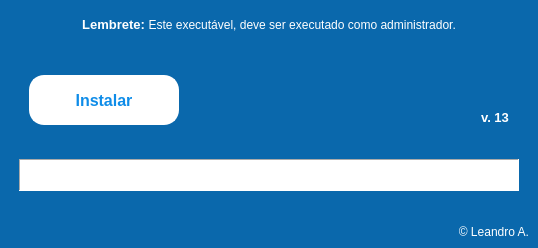
<?xml version="1.0" encoding="UTF-8"?>
<ui version="4.0">
 <class>MainWindow</class>
 <widget class="QMainWindow" name="MainWindow">
  <property name="geometry">
   <rect>
    <x>0</x>
    <y>0</y>
    <width>538</width>
    <height>248</height>
   </rect>
  </property>
  <property name="minimumSize">
   <size>
    <width>500</width>
    <height>226</height>
   </size>
  </property>
  <property name="maximumSize">
   <size>
    <width>538</width>
    <height>248</height>
   </size>
  </property>
  <property name="sizeIncrement">
   <size>
    <width>500</width>
    <height>226</height>
   </size>
  </property>
  <property name="windowTitle">
   <string>Reinstalador do TeamViewer</string>
  </property>
  <property name="styleSheet">
   <string notr="true">QMainWindow{
background-color: rgb(10, 104, 172);
}</string>
  </property>
  <widget class="QWidget" name="centralwidget">
   <layout class="QVBoxLayout" name="verticalLayout">
    <item>
     <layout class="QHBoxLayout" name="horizontalLayout_3">
      <item>
       <spacer name="horizontalSpacer_6">
        <property name="orientation">
         <enum>Qt::Horizontal</enum>
        </property>
        <property name="sizeHint" stdset="0">
         <size>
          <width>40</width>
          <height>20</height>
         </size>
        </property>
       </spacer>
      </item>
      <item>
       <widget class="QLabel" name="label_2">
        <property name="sizePolicy">
         <sizepolicy hsizetype="Fixed" vsizetype="Fixed">
          <horstretch>0</horstretch>
          <verstretch>0</verstretch>
         </sizepolicy>
        </property>
        <property name="minimumSize">
         <size>
          <width>500</width>
          <height>32</height>
         </size>
        </property>
        <property name="layoutDirection">
         <enum>Qt::LeftToRight</enum>
        </property>
        <property name="styleSheet">
         <string notr="true">QLabel{
border-color: rgb(255, 255, 255);
}</string>
        </property>
        <property name="frameShape">
         <enum>QFrame::NoFrame</enum>
        </property>
        <property name="frameShadow">
         <enum>QFrame::Raised</enum>
        </property>
        <property name="text">
         <string>&lt;html&gt;&lt;head/&gt;&lt;body&gt;&lt;p&gt;&lt;span style=&quot; font-size:10pt; font-weight:600; color:#ffffff;&quot;&gt;Lembrete: &lt;/span&gt;&lt;span style=&quot; font-size:9pt; color:#ffffff;&quot;&gt;Este executável, deve ser executado como administrador.&lt;/span&gt;&lt;/p&gt;&lt;/body&gt;&lt;/html&gt;</string>
        </property>
        <property name="alignment">
         <set>Qt::AlignCenter</set>
        </property>
       </widget>
      </item>
      <item>
       <spacer name="horizontalSpacer_7">
        <property name="orientation">
         <enum>Qt::Horizontal</enum>
        </property>
        <property name="sizeHint" stdset="0">
         <size>
          <width>40</width>
          <height>20</height>
         </size>
        </property>
       </spacer>
      </item>
     </layout>
    </item>
    <item>
     <spacer name="verticalSpacer_5">
      <property name="orientation">
       <enum>Qt::Vertical</enum>
      </property>
      <property name="sizeHint" stdset="0">
       <size>
        <width>20</width>
        <height>40</height>
       </size>
      </property>
     </spacer>
    </item>
    <item>
     <layout class="QGridLayout" name="gridLayout">
      <property name="verticalSpacing">
       <number>5</number>
      </property>
      <item row="0" column="2">
       <spacer name="horizontalSpacer_17">
        <property name="orientation">
         <enum>Qt::Horizontal</enum>
        </property>
        <property name="sizeHint" stdset="0">
         <size>
          <width>40</width>
          <height>20</height>
         </size>
        </property>
       </spacer>
      </item>
      <item row="0" column="9">
       <spacer name="horizontalSpacer_11">
        <property name="orientation">
         <enum>Qt::Horizontal</enum>
        </property>
        <property name="sizeHint" stdset="0">
         <size>
          <width>40</width>
          <height>20</height>
         </size>
        </property>
       </spacer>
      </item>
      <item row="0" column="7">
       <spacer name="horizontalSpacer_13">
        <property name="orientation">
         <enum>Qt::Horizontal</enum>
        </property>
        <property name="sizeHint" stdset="0">
         <size>
          <width>40</width>
          <height>20</height>
         </size>
        </property>
       </spacer>
      </item>
      <item row="0" column="10">
       <spacer name="horizontalSpacer_10">
        <property name="orientation">
         <enum>Qt::Horizontal</enum>
        </property>
        <property name="sizeHint" stdset="0">
         <size>
          <width>40</width>
          <height>20</height>
         </size>
        </property>
       </spacer>
      </item>
      <item row="0" column="4">
       <spacer name="horizontalSpacer_16">
        <property name="orientation">
         <enum>Qt::Horizontal</enum>
        </property>
        <property name="sizeHint" stdset="0">
         <size>
          <width>40</width>
          <height>20</height>
         </size>
        </property>
       </spacer>
      </item>
      <item row="0" column="5">
       <spacer name="horizontalSpacer_15">
        <property name="orientation">
         <enum>Qt::Horizontal</enum>
        </property>
        <property name="sizeHint" stdset="0">
         <size>
          <width>40</width>
          <height>20</height>
         </size>
        </property>
       </spacer>
      </item>
      <item row="0" column="11">
       <spacer name="horizontalSpacer_9">
        <property name="orientation">
         <enum>Qt::Horizontal</enum>
        </property>
        <property name="sizeHint" stdset="0">
         <size>
          <width>40</width>
          <height>20</height>
         </size>
        </property>
       </spacer>
      </item>
      <item row="0" column="8">
       <spacer name="horizontalSpacer_12">
        <property name="orientation">
         <enum>Qt::Horizontal</enum>
        </property>
        <property name="sizeHint" stdset="0">
         <size>
          <width>40</width>
          <height>20</height>
         </size>
        </property>
       </spacer>
      </item>
      <item row="0" column="15">
       <widget class="QLabel" name="label_3">
        <property name="font">
         <font>
          <pointsize>10</pointsize>
          <weight>75</weight>
          <bold>true</bold>
         </font>
        </property>
        <property name="styleSheet">
         <string notr="true">QLabel{
color: rgb(0, 0, 0);
}</string>
        </property>
        <property name="text">
         <string>&lt;html&gt;&lt;head/&gt;&lt;body&gt;&lt;p&gt;&lt;span style=&quot; color:#ffffff;&quot;&gt;v. 13&lt;/span&gt;&lt;/p&gt;&lt;/body&gt;&lt;/html&gt;</string>
        </property>
        <property name="alignment">
         <set>Qt::AlignBottom|Qt::AlignLeading|Qt::AlignLeft</set>
        </property>
       </widget>
      </item>
      <item row="0" column="12">
       <spacer name="horizontalSpacer_8">
        <property name="orientation">
         <enum>Qt::Horizontal</enum>
        </property>
        <property name="sizeHint" stdset="0">
         <size>
          <width>40</width>
          <height>20</height>
         </size>
        </property>
       </spacer>
      </item>
      <item row="0" column="1">
       <widget class="QPushButton" name="BotaoInstalar">
        <property name="minimumSize">
         <size>
          <width>150</width>
          <height>50</height>
         </size>
        </property>
        <property name="font">
         <font>
          <pointsize>12</pointsize>
          <weight>75</weight>
          <bold>true</bold>
          <underline>false</underline>
         </font>
        </property>
        <property name="cursor">
         <cursorShape>PointingHandCursor</cursorShape>
        </property>
        <property name="styleSheet">
         <string notr="true">QPushButton{
background-color: white;
border-style: outset;
border-width:2px;
border-radius: 15px;
border-color: white;
color: rgb(14, 140, 232);

}
QPushButton:pressed{
background-color: white;
border-style: outset;
border-width:2px;
border-radius: 15px;
border-color: black
}</string>
        </property>
        <property name="text">
         <string>Instalar</string>
        </property>
       </widget>
      </item>
      <item row="0" column="16">
       <spacer name="horizontalSpacer">
        <property name="orientation">
         <enum>Qt::Horizontal</enum>
        </property>
        <property name="sizeHint" stdset="0">
         <size>
          <width>40</width>
          <height>20</height>
         </size>
        </property>
       </spacer>
      </item>
      <item row="0" column="14">
       <widget class="QLabel" name="imagem_label">
        <property name="minimumSize">
         <size>
          <width>50</width>
          <height>0</height>
         </size>
        </property>
        <property name="maximumSize">
         <size>
          <width>50</width>
          <height>50</height>
         </size>
        </property>
        <property name="sizeIncrement">
         <size>
          <width>0</width>
          <height>0</height>
         </size>
        </property>
        <property name="text">
         <string/>
        </property>
        <property name="pixmap">
         <pixmap>logo2.png</pixmap>
        </property>
        <property name="scaledContents">
         <bool>true</bool>
        </property>
        <property name="wordWrap">
         <bool>false</bool>
        </property>
       </widget>
      </item>
      <item row="0" column="0">
       <spacer name="horizontalSpacer_2">
        <property name="orientation">
         <enum>Qt::Horizontal</enum>
        </property>
        <property name="sizeHint" stdset="0">
         <size>
          <width>40</width>
          <height>20</height>
         </size>
        </property>
       </spacer>
      </item>
      <item row="0" column="6">
       <spacer name="horizontalSpacer_14">
        <property name="orientation">
         <enum>Qt::Horizontal</enum>
        </property>
        <property name="sizeHint" stdset="0">
         <size>
          <width>40</width>
          <height>20</height>
         </size>
        </property>
       </spacer>
      </item>
      <item row="0" column="13">
       <spacer name="horizontalSpacer_5">
        <property name="orientation">
         <enum>Qt::Horizontal</enum>
        </property>
        <property name="sizeHint" stdset="0">
         <size>
          <width>40</width>
          <height>20</height>
         </size>
        </property>
       </spacer>
      </item>
      <item row="0" column="3">
       <spacer name="horizontalSpacer_18">
        <property name="orientation">
         <enum>Qt::Horizontal</enum>
        </property>
        <property name="sizeHint" stdset="0">
         <size>
          <width>40</width>
          <height>20</height>
         </size>
        </property>
       </spacer>
      </item>
     </layout>
    </item>
    <item>
     <layout class="QHBoxLayout" name="horizontalLayout"/>
    </item>
    <item>
     <spacer name="verticalSpacer">
      <property name="orientation">
       <enum>Qt::Vertical</enum>
      </property>
      <property name="sizeHint" stdset="0">
       <size>
        <width>20</width>
        <height>40</height>
       </size>
      </property>
     </spacer>
    </item>
    <item>
     <layout class="QHBoxLayout" name="horizontalLayout_2">
      <item>
       <spacer name="horizontalSpacer_3">
        <property name="orientation">
         <enum>Qt::Horizontal</enum>
        </property>
        <property name="sizeHint" stdset="0">
         <size>
          <width>40</width>
          <height>20</height>
         </size>
        </property>
       </spacer>
      </item>
      <item>
       <widget class="QLabel" name="BotaoStatus">
        <property name="minimumSize">
         <size>
          <width>500</width>
          <height>32</height>
         </size>
        </property>
        <property name="maximumSize">
         <size>
          <width>500</width>
          <height>32</height>
         </size>
        </property>
        <property name="font">
         <font>
          <pointsize>15</pointsize>
         </font>
        </property>
        <property name="cursor">
         <cursorShape>ForbiddenCursor</cursorShape>
        </property>
        <property name="styleSheet">
         <string notr="true">QLabel{
border-color: rgb(14, 140, 232);
background-color: rgb(255, 255, 255);
color: rgb(14, 140, 232);

}</string>
        </property>
        <property name="frameShape">
         <enum>QFrame::Panel</enum>
        </property>
        <property name="frameShadow">
         <enum>QFrame::Sunken</enum>
        </property>
        <property name="text">
         <string/>
        </property>
        <property name="alignment">
         <set>Qt::AlignCenter</set>
        </property>
       </widget>
      </item>
      <item>
       <spacer name="horizontalSpacer_4">
        <property name="orientation">
         <enum>Qt::Horizontal</enum>
        </property>
        <property name="sizeHint" stdset="0">
         <size>
          <width>40</width>
          <height>20</height>
         </size>
        </property>
       </spacer>
      </item>
     </layout>
    </item>
    <item>
     <spacer name="verticalSpacer_3">
      <property name="orientation">
       <enum>Qt::Vertical</enum>
      </property>
      <property name="sizeHint" stdset="0">
       <size>
        <width>20</width>
        <height>40</height>
       </size>
      </property>
     </spacer>
    </item>
    <item>
     <widget class="QLabel" name="label_4">
      <property name="font">
       <font>
        <weight>50</weight>
        <bold>false</bold>
       </font>
      </property>
      <property name="text">
       <string>&lt;html&gt;&lt;head/&gt;&lt;body&gt;&lt;p&gt;&lt;span style=&quot; color:#ffffff;&quot;&gt;© Leandro A.&lt;/span&gt;&lt;/p&gt;&lt;/body&gt;&lt;/html&gt;</string>
      </property>
      <property name="alignment">
       <set>Qt::AlignBottom|Qt::AlignRight|Qt::AlignTrailing</set>
      </property>
     </widget>
    </item>
   </layout>
  </widget>
 </widget>
 <resources>
  <include location="../../Downloads/icons.qrc"/>
 </resources>
 <connections/>
</ui>
